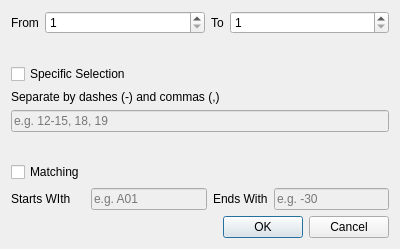
<?xml version="1.0" encoding="UTF-8"?>
<ui version="4.0">
 <class>SearchDialog</class>
 <widget class="QDialog" name="SearchDialog">
  <property name="geometry">
   <rect>
    <x>0</x>
    <y>0</y>
    <width>400</width>
    <height>249</height>
   </rect>
  </property>
  <property name="windowTitle">
   <string>Search Selection</string>
  </property>
  <property name="modal">
   <bool>true</bool>
  </property>
  <layout class="QGridLayout" name="gridLayout">
   <item row="6" column="1">
    <layout class="QGridLayout" name="gridLayout_3">
     <item row="1" column="1">
      <widget class="QLineEdit" name="starts_with_edit">
       <property name="enabled">
        <bool>false</bool>
       </property>
       <property name="font">
        <font>
         <family>Helvetica Neue</family>
        </font>
       </property>
       <property name="text">
        <string/>
       </property>
       <property name="placeholderText">
        <string>e.g. A01</string>
       </property>
      </widget>
     </item>
     <item row="1" column="0">
      <widget class="QLabel" name="starts_with_label">
       <property name="font">
        <font>
         <family>Helvetica Neue</family>
        </font>
       </property>
       <property name="text">
        <string>Starts WIth</string>
       </property>
      </widget>
     </item>
     <item row="1" column="2">
      <widget class="QLabel" name="ends_with_label">
       <property name="font">
        <font>
         <family>Helvetica Neue</family>
        </font>
       </property>
       <property name="text">
        <string>Ends With</string>
       </property>
      </widget>
     </item>
     <item row="1" column="3">
      <widget class="QLineEdit" name="ends_with_edit">
       <property name="enabled">
        <bool>false</bool>
       </property>
       <property name="font">
        <font>
         <family>Helvetica Neue</family>
        </font>
       </property>
       <property name="placeholderText">
        <string>e.g. -30</string>
       </property>
      </widget>
     </item>
     <item row="0" column="0">
      <widget class="QCheckBox" name="matching_checkbox">
       <property name="font">
        <font>
         <family>Helvetica Neue</family>
        </font>
       </property>
       <property name="text">
        <string>Matching</string>
       </property>
      </widget>
     </item>
    </layout>
   </item>
   <item row="3" column="1">
    <layout class="QGridLayout" name="specific_selection_layout">
     <item row="1" column="0">
      <widget class="QLabel" name="specific_selection_label">
       <property name="sizePolicy">
        <sizepolicy hsizetype="Expanding" vsizetype="Preferred">
         <horstretch>0</horstretch>
         <verstretch>0</verstretch>
        </sizepolicy>
       </property>
       <property name="font">
        <font>
         <family>Helvetica Neue</family>
        </font>
       </property>
       <property name="text">
        <string>Separate by dashes (-) and commas (,)</string>
       </property>
      </widget>
     </item>
     <item row="2" column="0">
      <widget class="QLineEdit" name="specific_selection_edit">
       <property name="enabled">
        <bool>false</bool>
       </property>
       <property name="font">
        <font>
         <family>Helvetica Neue</family>
        </font>
       </property>
       <property name="placeholderText">
        <string>e.g. 12-15, 18, 19</string>
       </property>
       <property name="clearButtonEnabled">
        <bool>false</bool>
       </property>
      </widget>
     </item>
     <item row="0" column="0">
      <widget class="QCheckBox" name="specific_selection_check">
       <property name="font">
        <font>
         <family>Helvetica Neue</family>
        </font>
       </property>
       <property name="mouseTracking">
        <bool>true</bool>
       </property>
       <property name="text">
        <string>Specific Selection</string>
       </property>
      </widget>
     </item>
    </layout>
   </item>
   <item row="4" column="1">
    <spacer name="verticalSpacer_2">
     <property name="orientation">
      <enum>Qt::Vertical</enum>
     </property>
     <property name="sizeHint" stdset="0">
      <size>
       <width>20</width>
       <height>40</height>
      </size>
     </property>
    </spacer>
   </item>
   <item row="9" column="1">
    <widget class="QDialogButtonBox" name="buttonBox">
     <property name="font">
      <font>
       <family>Helvetica Neue</family>
      </font>
     </property>
     <property name="orientation">
      <enum>Qt::Horizontal</enum>
     </property>
     <property name="standardButtons">
      <set>QDialogButtonBox::Cancel|QDialogButtonBox::Ok</set>
     </property>
    </widget>
   </item>
   <item row="2" column="1">
    <spacer name="verticalSpacer">
     <property name="orientation">
      <enum>Qt::Vertical</enum>
     </property>
     <property name="sizeHint" stdset="0">
      <size>
       <width>20</width>
       <height>40</height>
      </size>
     </property>
    </spacer>
   </item>
   <item row="1" column="1">
    <layout class="QGridLayout" name="gridLayout_2">
     <item row="0" column="0">
      <widget class="QLabel" name="from_label">
       <property name="font">
        <font>
         <family>Helvetica Neue</family>
        </font>
       </property>
       <property name="text">
        <string>From</string>
       </property>
      </widget>
     </item>
     <item row="0" column="2">
      <widget class="QLabel" name="to_label">
       <property name="font">
        <font>
         <family>Helvetica Neue</family>
        </font>
       </property>
       <property name="text">
        <string>To</string>
       </property>
      </widget>
     </item>
     <item row="0" column="3">
      <widget class="QSpinBox" name="to_spin">
       <property name="sizePolicy">
        <sizepolicy hsizetype="Expanding" vsizetype="Fixed">
         <horstretch>0</horstretch>
         <verstretch>0</verstretch>
        </sizepolicy>
       </property>
       <property name="font">
        <font>
         <family>Helvetica Neue</family>
        </font>
       </property>
       <property name="minimum">
        <number>1</number>
       </property>
      </widget>
     </item>
     <item row="0" column="1">
      <widget class="QSpinBox" name="from_spin">
       <property name="sizePolicy">
        <sizepolicy hsizetype="Expanding" vsizetype="Fixed">
         <horstretch>0</horstretch>
         <verstretch>0</verstretch>
        </sizepolicy>
       </property>
       <property name="font">
        <font>
         <family>Helvetica Neue</family>
        </font>
       </property>
       <property name="minimum">
        <number>1</number>
       </property>
      </widget>
     </item>
    </layout>
   </item>
  </layout>
 </widget>
 <resources/>
 <connections>
  <connection>
   <sender>buttonBox</sender>
   <signal>accepted()</signal>
   <receiver>SearchDialog</receiver>
   <slot>accept()</slot>
   <hints>
    <hint type="sourcelabel">
     <x>248</x>
     <y>254</y>
    </hint>
    <hint type="destinationlabel">
     <x>157</x>
     <y>274</y>
    </hint>
   </hints>
  </connection>
  <connection>
   <sender>buttonBox</sender>
   <signal>rejected()</signal>
   <receiver>SearchDialog</receiver>
   <slot>reject()</slot>
   <hints>
    <hint type="sourcelabel">
     <x>316</x>
     <y>260</y>
    </hint>
    <hint type="destinationlabel">
     <x>286</x>
     <y>274</y>
    </hint>
   </hints>
  </connection>
 </connections>
</ui>
